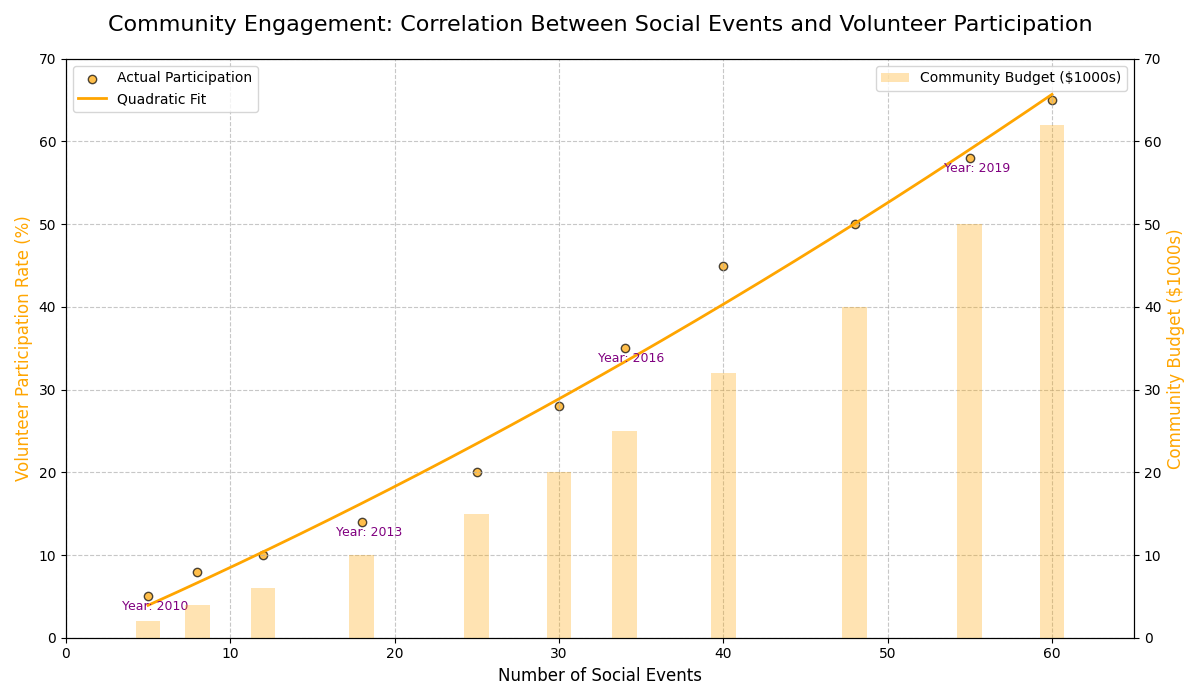

Write Python code to recreate this figure.
import matplotlib.pyplot as plt
import numpy as np
from scipy.optimize import curve_fit

years = np.array([2010, 2011, 2012, 2013, 2014, 2015, 2016, 2017, 2018, 2019, 2020])
social_events = np.array([5, 8, 12, 18, 25, 30, 34, 40, 48, 55, 60])
volunteer_rates = np.array([5, 8, 10, 14, 20, 28, 35, 45, 50, 58, 65])
community_budget = np.array([2, 4, 6, 10, 15, 20, 25, 32, 40, 50, 62])

def quadratic_fit(x, a, b, c):
    return a * x**2 + b * x + c

params, _ = curve_fit(quadratic_fit, social_events, volunteer_rates)
events_range = np.linspace(min(social_events), max(social_events), 300)
fitted_rates = quadratic_fit(events_range, *params)

fig, ax1 = plt.subplots(figsize=(12, 7))

# Apply a consistent color ('orange') for all data elements
ax1.scatter(social_events, volunteer_rates, color='orange', label='Actual Participation', alpha=0.7, edgecolors='k')
ax1.plot(events_range, fitted_rates, color='orange', linestyle='-', linewidth=2, label='Quadratic Fit')

ax2 = ax1.twinx()
ax2.bar(social_events, community_budget, color='orange', alpha=0.3, label='Community Budget ($1000s)', width=1.5)

key_points = [0, 3, 6, 9]
for i in key_points:
    ax1.annotate(f'Year: {years[i]}', (social_events[i], volunteer_rates[i]),
                 textcoords="offset points", xytext=(5, -10), ha='center', fontsize=9, color='purple')

ax1.set_title('Community Engagement: Correlation Between Social Events and Volunteer Participation', fontsize=16, pad=20)
ax1.set_xlabel('Number of Social Events', fontsize=12)
ax1.set_ylabel('Volunteer Participation Rate (%)', fontsize=12, color='orange')
ax2.set_ylabel('Community Budget ($1000s)', fontsize=12, color='orange')

ax1.set_xlim(0, 65)
ax1.set_ylim(0, 70)
ax2.set_ylim(0, 70)

ax1.legend(loc='upper left', fontsize=10)
ax2.legend(loc='upper right', fontsize=10)
ax1.grid(True, linestyle='--', alpha=0.7)
plt.tight_layout()
plt.show()
